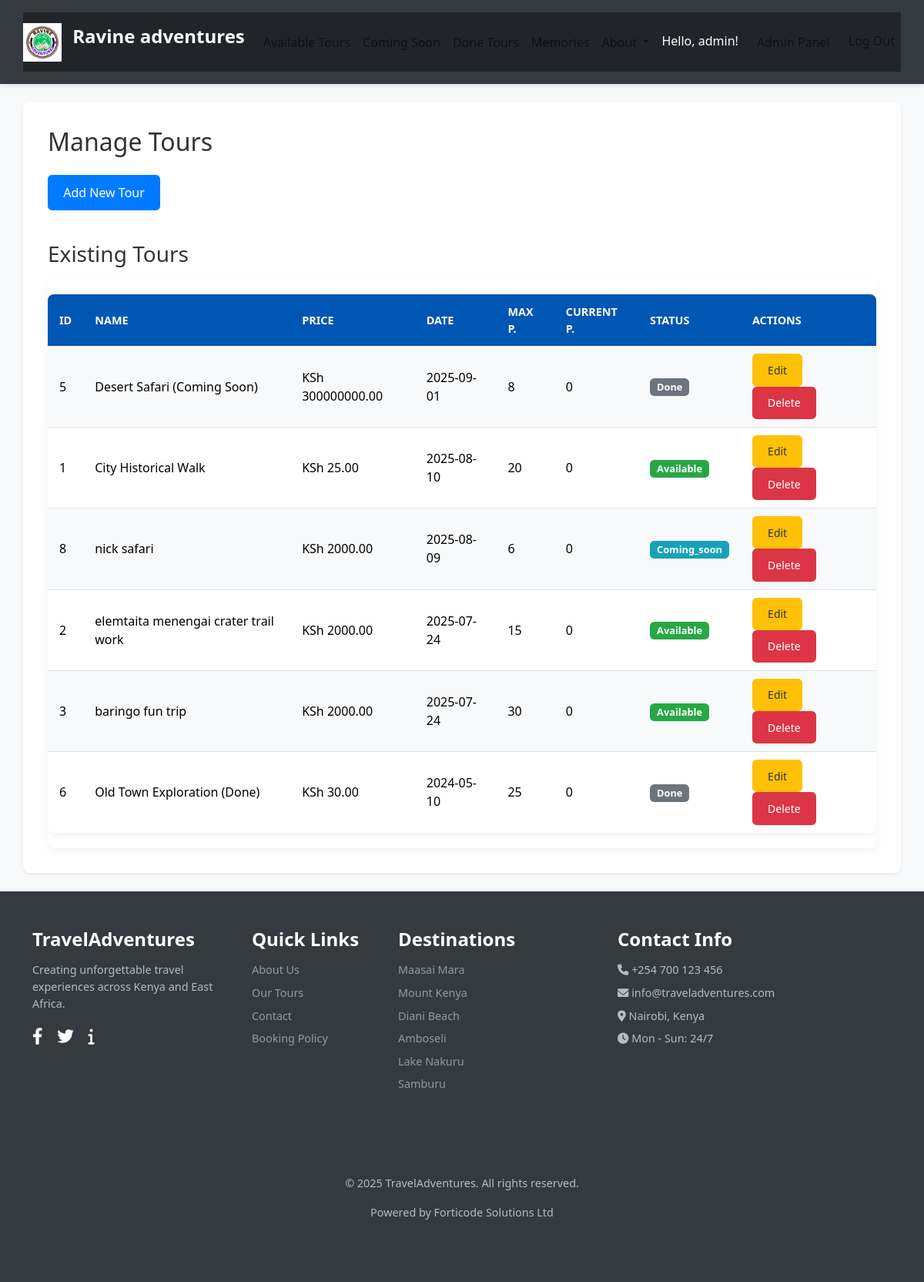
Page /admin/tours (signed in) on the earlier database version.
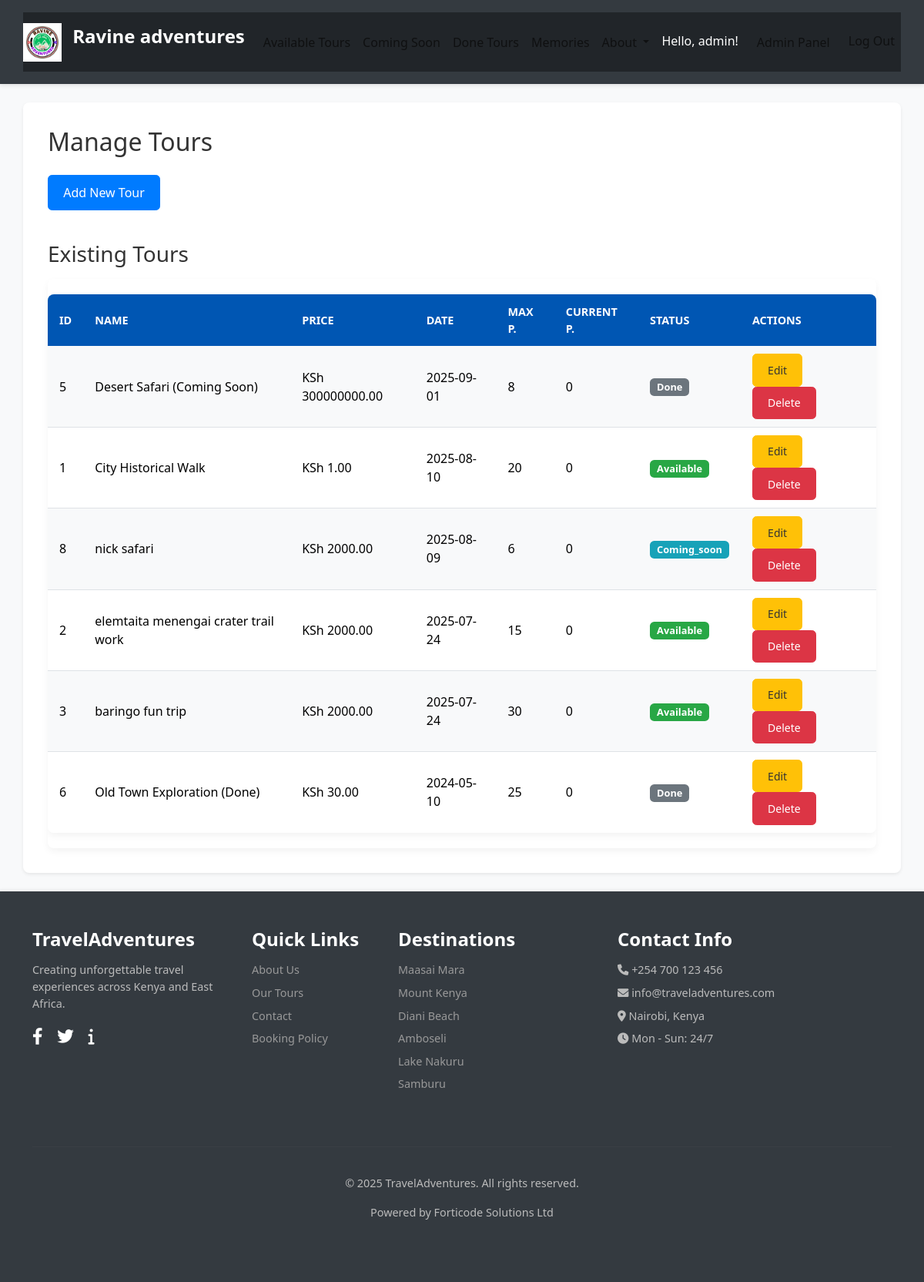
Same page on the later database version.
### tables this page shows
CREATE TABLE tours (
    id INTEGER PRIMARY KEY AUTOINCREMENT,
    name TEXT NOT NULL,
    description TEXT,
    price REAL NOT NULL,
    date TEXT NOT NULL,
    max_participants INTEGER NOT NULL,
    current_participants INTEGER DEFAULT 0,
    status TEXT DEFAULT 'available'
);

### app.py (the view, shortened to what this page needs)
    @app.route('/admin/tours', methods=('GET', 'POST'))
    @admin_required
    def manage_tours():
        db = get_db()
        tours_list = db.execute("SELECT * FROM tours ORDER BY date DESC").fetchall()
        return render_template('admin/manage_tours.html', tours=tours_list)

### database.py (called while the page is built)
def get_db():
    if 'db' not in g:
        g.db = sqlite3.connect(
            current_app.config['DATABASE'],
            detect_types=sqlite3.PARSE_DECLTYPES
        )
        g.db.row_factory = sqlite3.Row # Returns rows that behave like dicts
    return g.db

### templates/admin/manage_tours.html (shortened to what this page needs)
{% extends 'base.html' %} {% block title %}Manage Tours - Admin{% endblock %} {% block content %}
<h2 class="mb-4">Manage Tours</h2>
<button class="btn btn-primary mb-3" type="button" data-bs-toggle="collapse" data-bs-target="#addTourForm" aria-expanded="false" aria-controls="addTourForm">
    Add New Tour
</button>
<h3 class="mt-4 mb-3">Existing Tours</h3>
{% if tours %}
<div class="table-responsive">
    <table class="table table-striped table-hover">
        <thead>
            <tr>
                <th>ID</th>
                <th>Name</th>
                <th>Price</th>
                <th>Date</th>
                <th>Max P.</th>
                <th>Current P.</th>
                <th>Status</th>
                <th>Actions</th>
            </tr>
        </thead>
        <tbody>
            {% for tour in tours %}
            <tr>
                <td>{{ tour.id }}</td>
                <td>{{ tour.name }}</td>
                <td>KSh {{ "%.2f" | format(tour.price) }}</td>
                <td>{{ tour.date }}</td>
                <td>{{ tour.max_participants }}</td>
                <td>{{ tour.current_participants }}</td>
                <td><span class="badge {% if tour.status == 'available' %}bg-success{% elif tour.status == 'coming_soon' %}bg-info{% else %}bg-secondary{% endif %}">{{ tour.status | title }}</span></td>
                <td>
                    <button type="button" class="btn btn-sm btn-warning me-2" data-bs-toggle="modal" data-bs-target="#editTourModal{{ tour.id }}">
                        Edit
                    </button>
                    <form action="{{ url_for('manage_tours') }}" method="POST" class="d-inline">
                        <button type="submit" class="btn btn-sm btn-danger" onclick="return confirm('Are you sure you want to delete this tour? This cannot be undone.');">
                            Delete
                        </button>
                    </form>
                </td>
            </tr>
            {% endfor %}
        </tbody>
    </table>
</div>
{% else %}
<p class="alert alert-info">No tours created yet.</p>
{% endif %} {% endblock %}

Differences in the rows shown:
changed tours "City Historical Walk": price "25.00" → "1.00"
